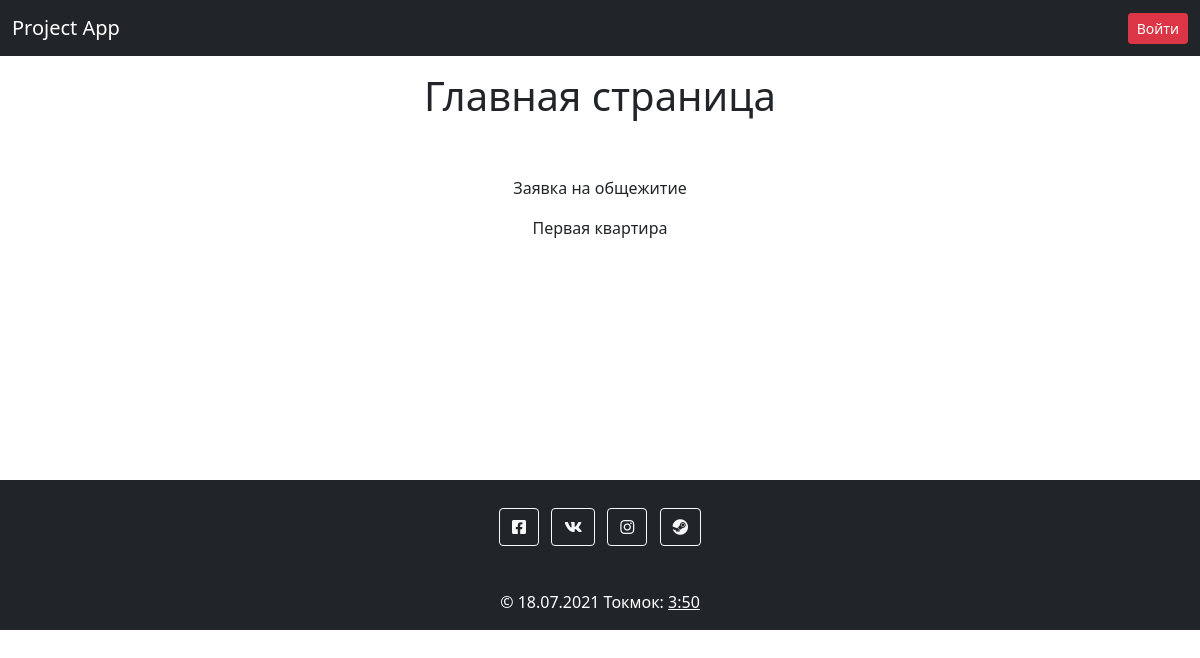
Before: /product_list with the older database file.
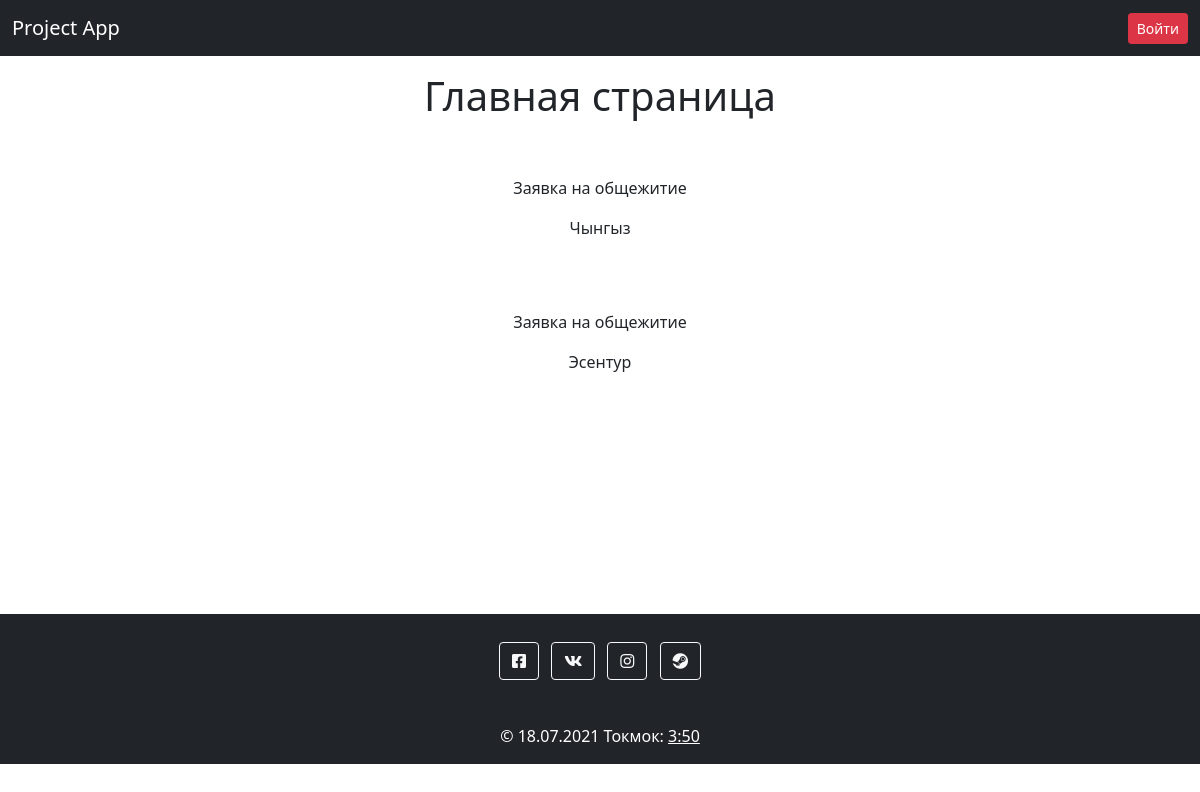
After: the same page with the newer database file.
### products/models.py (models this page shows, shortened)
class Product(models.Model):
    GENDER_CATEGORIES= [
        ('Male', 'Мужчина'),
        ('Female', 'Женщина'),
    ]
    name = models.CharField('имя',max_length=20)
    secondname = models.CharField('фамилия',max_length=120)
    manid = models.IntegerField('ID')
    gender = models.CharField(max_length=50, choices= GENDER_CATEGORIES)
    data = models.CharField(max_length=10)

### products/views.py (the view)
# urls.py: path('product_list', views.product_list, name='product_list'),
def product_list(request):
    object_list = Product.objects.all()
    filtered_orders = Order.objects.filter(is_ordered=False)
    current_order_products = []
    if filtered_orders.exists():
    	user_order = filtered_orders[0]
    	user_order_items = user_order.items.all()
    	current_order_products = [product.product for product in user_order_items]
    context = {
        'object_list': object_list,
        'current_order_products': current_order_products
    }
    return render(request, "products/product_list.html", context)

### products/templates/products/product_list.html
{% extends 'accounts/base.html' %}
{% block content %}
<div class="mx-auto">
    <h1 class="mt-3 text-center">Главная страница</h1>
  </div>
  <br>
  <br>
    <div>
    <div class="">
    {% for object in object_list %}
        <div class="" id="block">
            <p>Заявка на общежитие</p>
            <p>{{ object.name }}</p>
        </div>
    {% endfor %}
{% endblock content %}

Changed rows visible on the page:
changed Product: name "Первая квартира" → "Чынгыз"
added Product: name "Эсентур"
